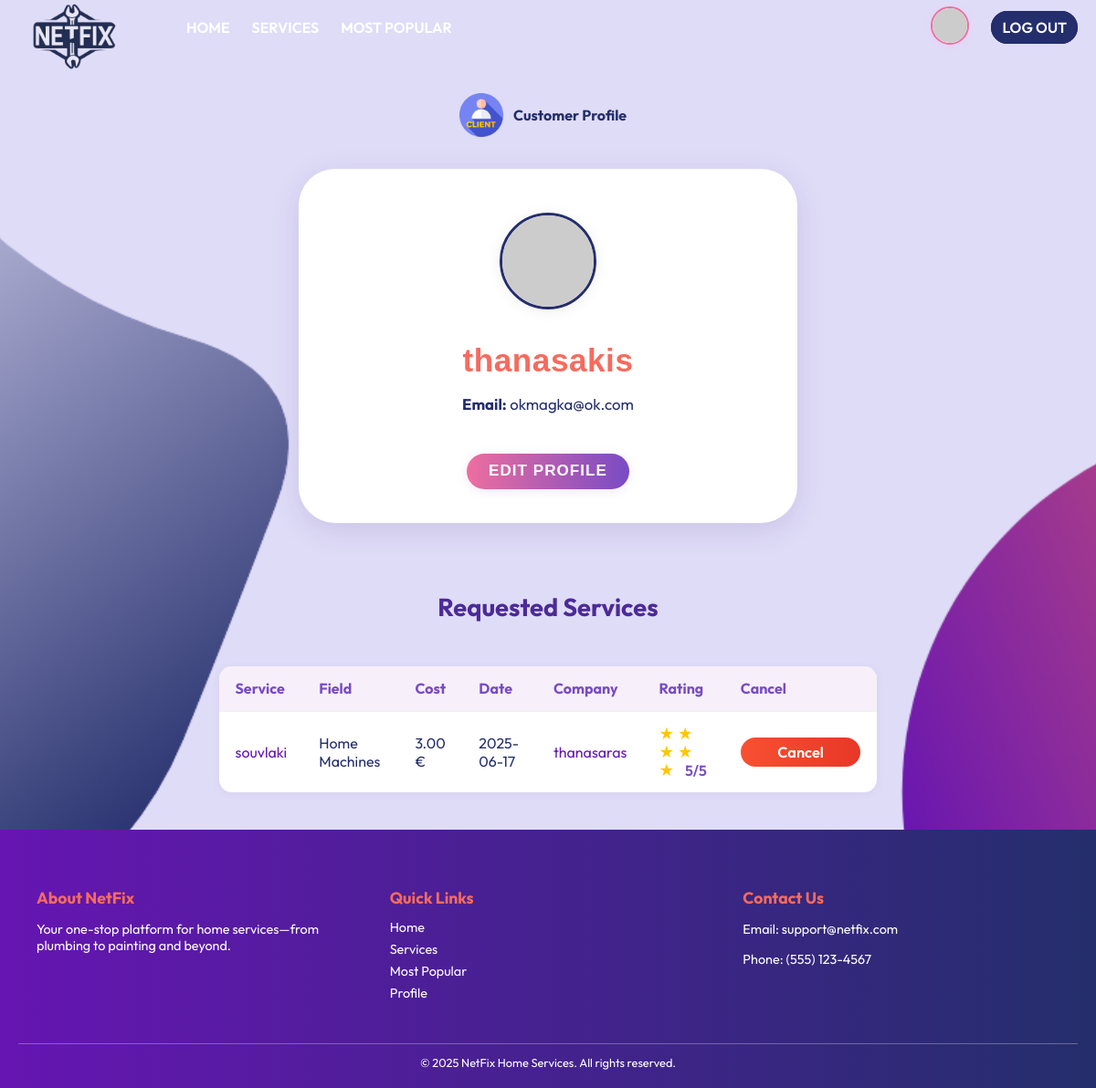
The page /accounts/customer/thanasakis/ (signed in) on the database as committed earlier.
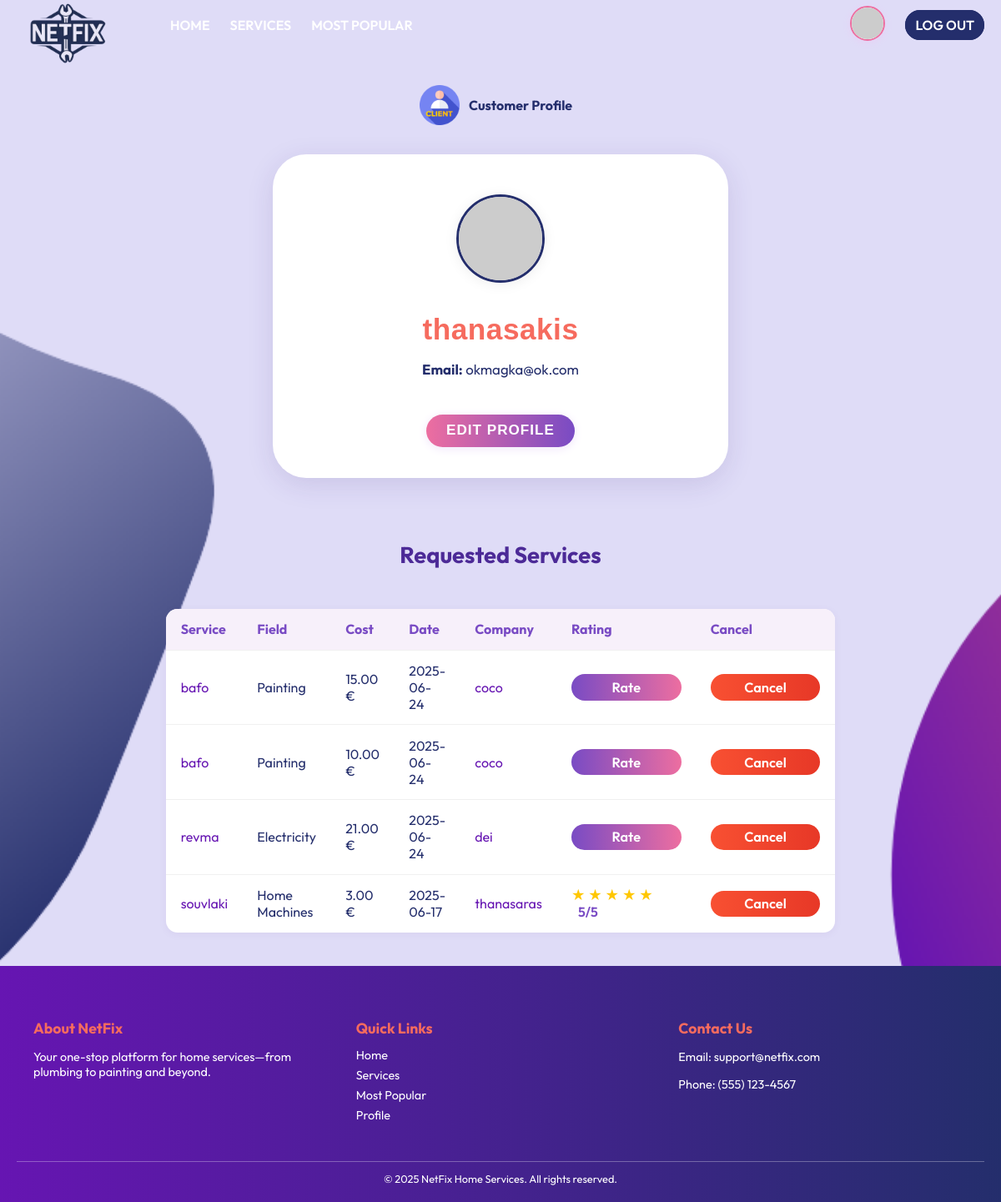
The same page on the database as committed later.
### users/models.py (models this page shows, shortened)
class Customer(models.Model):
    user = models.OneToOneField(
        User,
        on_delete=models.CASCADE,
        primary_key=True,
        related_name="customer_profile",
    )
    birth = models.DateField(
        verbose_name="Date of Birth")
    avatar_index = models.CharField(
        max_length= 2,
        default= '1',
        choices=[(str(i), f"Avatar {i}") for i in "123456789ABCDEFGHIJK"]
    )

class User(AbstractUser):
    is_company = models.BooleanField(default=False)
    is_customer = models.BooleanField(default=False)
    email = models.CharField(max_length=100, unique=True)

class Company(models.Model):
    FIELD_CHOICES = [
        ("Air Conditioner", "Air Conditioner"),
        ("All in One",      "All in One"),
        ("Carpentry",       "Carpentry"),
        ("Electricity",     "Electricity"),
        ("Gardening",       "Gardening"),
        ("Home Machines",   "Home Machines"),
        ("Housekeeping",    "Housekeeping"),
        ("Interior Design", "Interior Design"),
        ("Locks",           "Locks"),
        ("Painting",        "Painting"),
        ("Plumbing",        "Plumbing"),
        ("Water Heaters",   "Water Heaters"),
    ]
    user = models.OneToOneField(
        User,
        on_delete=models.CASCADE,
        primary_key=True,
        related_name="company_profile"
    )
    field_of_work = models.CharField(
        max_length=30,
        choices=FIELD_CHOICES,
        default="All in One",
    )
    rating = models.IntegerField(
        validators=[MinValueValidator(0), MaxValueValidator(5)],
        default=0,
    )
    avatar_index = models.CharField(
        max_length=2,
        default='1',
        choices=[(str(i), f"Avatar {i}") for i in "123456789ABCDEFGHIJK"]
    )

### services/models.py (models this page shows, shortened)
class ServiceRequest(models.Model):
    customer = models.ForeignKey(Customer, on_delete=models.CASCADE)
    service = models.ForeignKey(Service, on_delete=models.CASCADE , related_name = 'requests')
    address = models.CharField(max_length=255)
    hours = models.PositiveIntegerField()
    requested_at = models.DateTimeField(auto_now_add=True)
    rating = models.PositiveSmallIntegerField(null=True, blank=True)

class Service(models.Model):
    FIELD_CHOICES = (
        ('Air Conditioner', 'Air Conditioner'),
        ('Carpentry', 'Carpentry'),
        ('Electricity', 'Electricity'),
        ('Gardening', 'Gardening'),
        ('Home Machines', 'Home Machines'),
        ('Housekeeping', 'Housekeeping'),  # Fixed spelling!
        ('Interior Design', 'Interior Design'),
        ('Locks', 'Locks'),
        ('Painting', 'Painting'),
        ('Plumbing', 'Plumbing'),
        ('Water Heaters', 'Water Heaters'),
    )
    company = models.ForeignKey(Company, on_delete=models.CASCADE)
    name = models.CharField(max_length=40)
    description = models.TextField()
    price_per_hour = models.DecimalField(decimal_places=2, max_digits=6)
    rating = models.IntegerField(
        validators=[MinValueValidator(0), MaxValueValidator(5)],
        default=0
    )
    field = models.CharField(max_length=30, choices=FIELD_CHOICES)
    date_created = models.DateTimeField(auto_now_add=True)

### users/views.py (the view, shortened to what this page needs)
@login_required
def customer_profile(request, username):
    user = get_object_or_404(User, username=username, is_customer=True)
    customer = get_object_or_404(Customer, user=user)
    service_requests = ServiceRequest.objects.filter(customer=customer).order_by('-requested_at')
    for req in service_requests:
        req.total_cost = req.hours * req.service.price_per_hour
    edit_mode = request.GET.get('edit') == '1' and request.user == customer.user
    return render(request, 'users/customer_profile.html', {
        'customer': customer,
        'service_requests': service_requests,
        'edit_mode': edit_mode,
        'profile_user': customer.user,
    })

### users/templates/users/customer_profile.html (shortened to what this page needs)
{% extends 'main/base.html' %}
{% load static %}
{% block content %}
    <div class="profile-banner">
        <img class="profile-icon" src="{% static 'images/customer.png' %}" alt="Customer"         >
        Customer Profile
    </div>
<div class="profile-container">
    <div class="profile-card">
        <form id="profile-form" method="post" autocomplete="off">
            <div style="text-align: center;">
                <img
                    id="main-avatar"
                    src="https://api.dicebear.com/7.x/bottts/svg?seed={{ customer.user.username }}{{ customer.avatar_index|default:'1' }}"
                    class="avatar-main-img"
                    style="margin-bottom: 1.5rem; cursor:{% if edit_mode %}pointer{% else %}default{% endif %};"
                />
            </div>
            <div class="profile-name">{{ customer.user.username }}</div>
            <div class="profile-details">
                <div><strong>Email:</strong> {{ customer.user.email }}</div>
            </div>
            {% if edit_mode %}
                <input type="text" name="username" value="{{ customer.user.username }}" class="form-control mb-2" required>
                <input type="email" name="email" value="{{ customer.user.email }}" class="form-control mb-2" required>
                <input type="date" name="birth" value="{{ customer.birth|date:'Y-m-d' }}" class="form-control mb-2" required>
                <input type="hidden" name="avatar_index" id="avatar_index" value="{{ customer.avatar_index|default:'1' }}">
                <button class="save-btn" type="submit">Save</button>
            {% else %}
                {% if user == customer.user %}
                    <button type="button" class="edit-btn" onclick="window.location.href='?edit=1'">Edit Profile</button>
                {% endif %}
            {% endif %}
        </form>
    </div>
</div>
<div class="services-section">
    <div class="services-title">Requested Services</div>
    <table class="requested-services-table">
        <thead>
        <tr>
            <th>Service</th>
            <th>Field</th>
            <th>Cost</th>
            <th>Date</th>
            <th>Company</th>
            <th>Rating</th>
            <th>Cancel</th>
        </tr>
        </thead>
        <tbody>
        {% for req in service_requests %}
            <tr>
                <td>
                    <a href="{% url 'services:index' req.service.id %}">
                        {{ req.service.name }}
                    </a>
                </td>
                <td>{{ req.service.field }}</td>
                <td>{{ req.total_cost }} €</td>
                <td>{{ req.requested_at|date:"Y-m-d" }}</td>
                <td>
                    <a href="{% url 'users:company_profile' req.service.company.user %}">
                        {{ req.service.company.user }}
                    </a>
                </td>
                <td>
                    {% if req.rating %}
                        <span class="rated">
                            {% for i in "12345" %}
                                <span style="color: {%  if forloop.counter <= req.rating %}#ffc700 {% else %}#ddd{% endif %}; font-size:1.15em; line-height:1;">
                                    &#9733;
                                </span>
                            {% endfor %}
                            <span style="font-weight:600; color:#794bc4; margin-left:0.5em;">{{ req.rating }}/5</span>
                        </span>
                    {% else %}
                        <a href="{% url 'services:rate_service' req.id %}" class="table-action-btn">Rate</a>
                    {% endif %}
                </td>
                <td>
                    <form method="post" action="{% url 'services:cancel_service_request' req.id %}" style="display:inline;">
                        <a href="{% url 'services:cancel_service_request' req.id %}" class="cancel-btn table-action-btn">
                            Cancel
                        </a>
                    </form>
                </td>
            </tr>
        {% empty %}
            <tr>
                <td colspan="7" style="text-align:center;">No services requested yet.</td>
            </tr>
        {% endfor %}
        </tbody>
    </table>
</div>
{% endblock %}

### templates/main/base.html (shortened to what this page needs)
{% load static %}
<!DOCTYPE html>
<html lang="en">
<head>
    <link rel="stylesheet" href="{% static 'css/style.css' %}"/>
</head>
<body>
{% include 'main/navbar.html' %}
<main class="site-content">
    {% block content %}{% endblock %}
</main>
<footer class="site-footer">
    <div class="footer-inner">
        <div class="footer-section">
            <h4>About NetFix</h4>
            <p>Your one-stop platform for home services—from plumbing to painting and beyond.</p>
        </div>
        <div class="footer-section">
            <h4>Quick Links</h4>
            <ul>
                <li><a href="{% url 'main:home' %}">Home</a></li>
                <li><a href="{% url 'services:service_list' %}">Services</a></li>
                <li><a href="{% url 'services:most_requested_services' %}">Most Popular</a></li>
                {% if user.is_authenticated %}
                    <li>
                        {% if user.is_company %}
                            <a href="{% url 'users:company_profile' user.username %}">Profile</a>
                        {% elif user.is_customer %}
                            <a href="{% url 'users:customer_profile' user.username %}">Profile</a>
                        {% else %}
                            <a href="#">Profile</a>
                        {% endif %}
                    </li>
                {% else %}
                    <li><a href="{% url 'users:login_user' %}">Log In</a></li>
                    <li><a href="{% url 'users:register_customer' %}">Sign Up</a></li>
                {% endif %}
            </ul>
        </div>
        <div class="footer-section">
            <h4>Contact Us</h4>
            <p>Email: support@netfix.com</p>
            <p>Phone: (555) 123-4567</p>
        </div>
    </div>
    <div class="footer-bottom">
        &copy; {% now "Y" %} NetFix Home Services. All rights reserved.
    </div>
</footer>
</body>
</html>

### templates/main/navbar.html (shortened to what this page needs)
{% load static %}
<nav class="navbar">
  <div class="navbar-inner">
    <a href="{% url 'main:home' %}" class="logo-link">
      <img src="{% static 'images/logo.png' %}" alt="NetFix Logo" class="site-logo">
    </a>
    <ul class="nav-links-left">
      <li><a href="{% url 'main:home' %}">Home</a></li>
      <li class="dropdown">
        <a href="{% url 'services:service_list' %}">Services</a>
      </li>
      <li><a href="{% url 'services:most_requested_services' %}">Most Popular</a></li>
    </ul>
    <ul class="nav-links-right">
      {% if user.is_authenticated %}
        <li>
          {% if user.is_company %}
            <a href="{% url 'users:company_profile' user.username %}" class="avatar-nav-link" style="padding:0;border:none;background:none;">
              <img
                src="https://api.dicebear.com/7.x/bottts/svg?seed={{ user.username }}{{ user.company_profile.avatar_index|default:'1' }}"
                alt="Profile Avatar"
                class="navbar-avatar"
                style="width:38px; height:38px; border-radius:50%; background:#fff; border:2px solid #794bc4; object-fit:cover;"
              >
            </a>
          {% elif user.is_customer %}
            <a href="{% url 'users:customer_profile' user.username %}" class="avatar-nav-link" style="padding:0;border:none;background:none;">
              <img
                src="https://api.dicebear.com/7.x/bottts/svg?seed={{ user.username }}{{ user.customer_profile.avatar_index|default:'1' }}"
                alt="Profile Avatar"
                class="navbar-avatar"
                style="width:38px; height:38px; border-radius:50%; background:#fff; border:2px solid #ed6ea0; object-fit:cover;"
              >
            </a>
          {% endif %}
        </li>
        <li><a href="{% url 'main:logout' %}">Log Out</a></li>
      {% endif %}
    </ul>
  </div>
</nav>

Rows that differ between the two databases and show on the page:
added ServiceRequest: service.name "bafo", service.field "Painting", total_cost "15.00", requested_at "2025-06-24", service.company.user "coco", shows "Rate"
added ServiceRequest: service.name "bafo", service.field "Painting", total_cost "10.00", requested_at "2025-06-24", service.company.user "coco", shows "Rate"
added ServiceRequest: service.name "revma", service.field "Electricity", total_cost "21.00", requested_at "2025-06-24", service.company.user "dei", shows "Rate"
